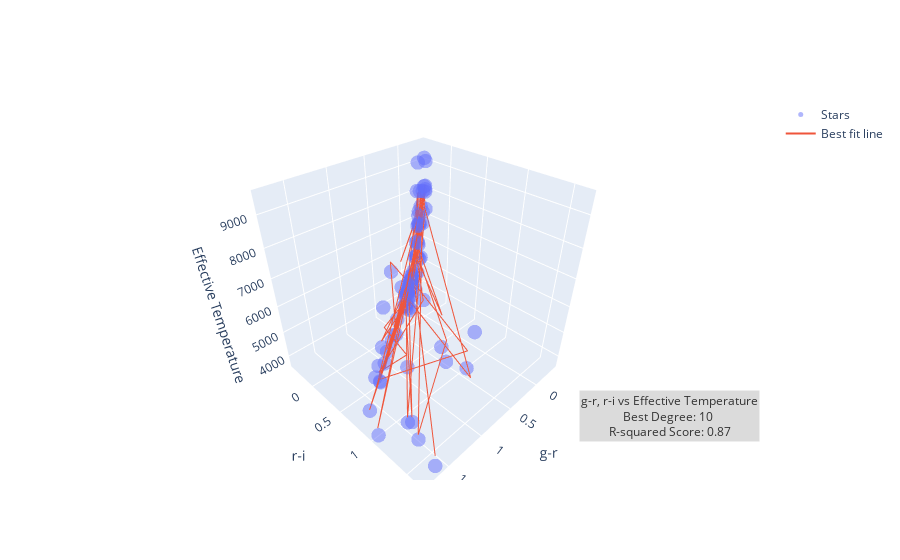

The notebook cell this image was saved under:
### Code cell
gr_ri = pd.DataFrame()
gr_ri = color_filters_df["g_r"] + color_filters_df["r_i"]

x_train, x_test, y_train, y_test = train_test_split(gr_ri, color_filters_df["temperature"], test_size=0.2, random_state=42) 
x_train_reshape = x_train.values.reshape(-1, 1) 
x_test_reshape = x_test.values.reshape(-1, 1)

g_r_x_train, g_r_x_test, g_r_y_train, g_r_y_test = train_test_split(color_filters_df["g_r"], color_filters_df["temperature"], test_size=0.2, random_state=42) 
g_r_x_train_reshape = g_r_x_train.values.reshape(-1, 1) 
g_r_x_test_reshape = g_r_x_test.values.reshape(-1, 1)

r_i_x_train, r_i_x_test, r_i_y_train, r_i_y_test = train_test_split(color_filters_df["r_i"], color_filters_df["temperature"], test_size=0.2, random_state=42) 
r_i_x_train_reshape = r_i_x_train.values.reshape(-1, 1) 
r_i_x_test_reshape = r_i_x_test.values.reshape(-1, 1)

best_score = 0
best_prediction = None
best_degree = 0

for i in range(1, 11):
    poly = PolynomialFeatures(degree=i)

    x_train_tf = poly.fit_transform(x_train_reshape)
    x_test_tf = poly.fit_transform(x_test_reshape)

    model = LinearRegression()
    model.fit(x_train_tf, y_train)

    predictions = model.predict(x_test_tf)

    r2 = r2_score(y_test, predictions)
    
    if r2 > best_score:
        best_score = r2
        best_prediction = predictions
        best_degree = i

import plotly.graph_objects as go
# Create a 3D scatter plot
fig = go.Figure(data=[go.Scatter3d(x=g_r_x_test, y=r_i_x_test, z=g_r_y_test, mode='markers', name='Stars')])

fig.add_trace(go.Scatter3d(
    x=g_r_x_test, 
    y=r_i_x_test, 
    z=best_prediction,
    mode='lines',
    name='Best fit line'
))

# Annotation
description = 'g-r, r-i vs Effective Temperature<br>'
description += f'Best Degree: {best_degree}\n<br>'
description += f'R-squared Score: {best_score:.2f}<br>'

# Add a text annotation
fig.add_annotation(
    text=description,
    xref="paper", yref="paper",
    x=0.99, y=0.1,
    showarrow=False,
    font=dict(size=12, color="black"),
    bgcolor="lightgrey",
    opacity=0.8
)

# Customize the appearance if needed
fig.update_traces(marker=dict(size=5, opacity=0.5))

# Add labels
fig.update_layout(scene=dict(xaxis_title='g-r', yaxis_title='r-i', zaxis_title='Effective Temperature'))

# Show the interactive plot
fig.show()
